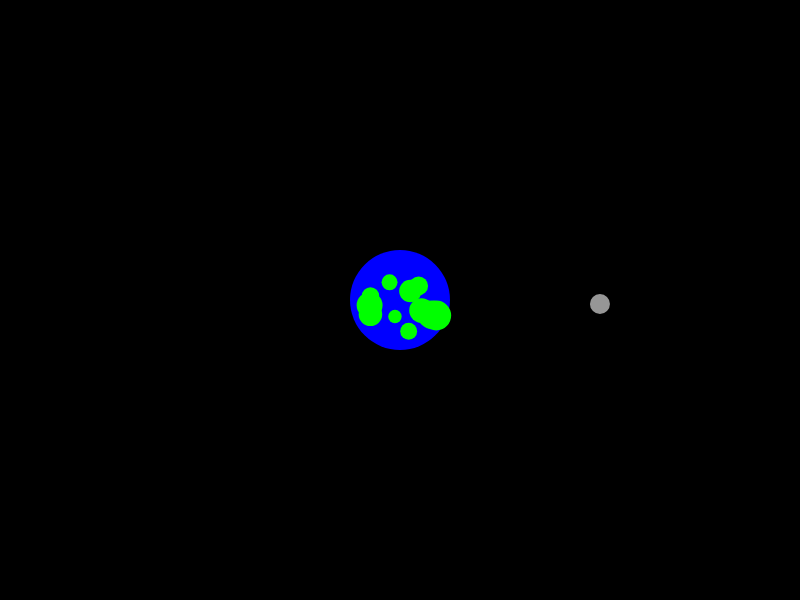
Frame 1 (no input)
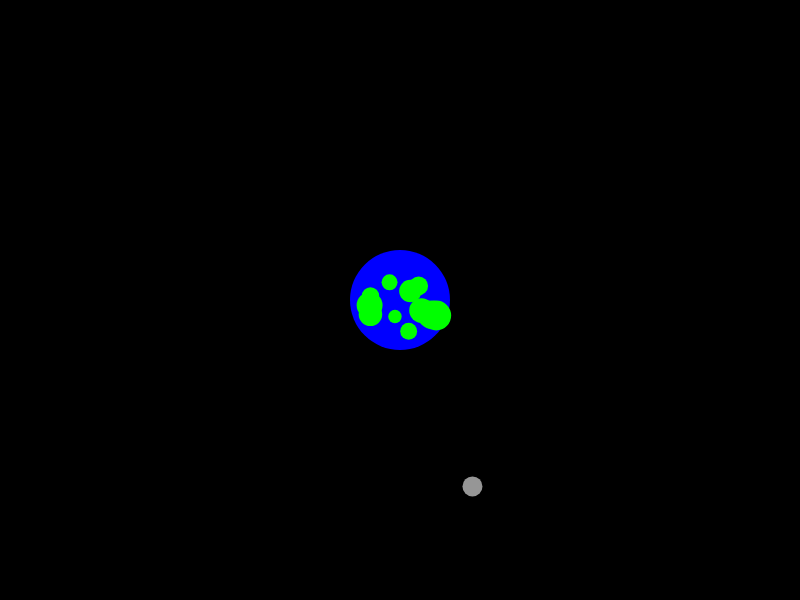
Frame 60 (no input)
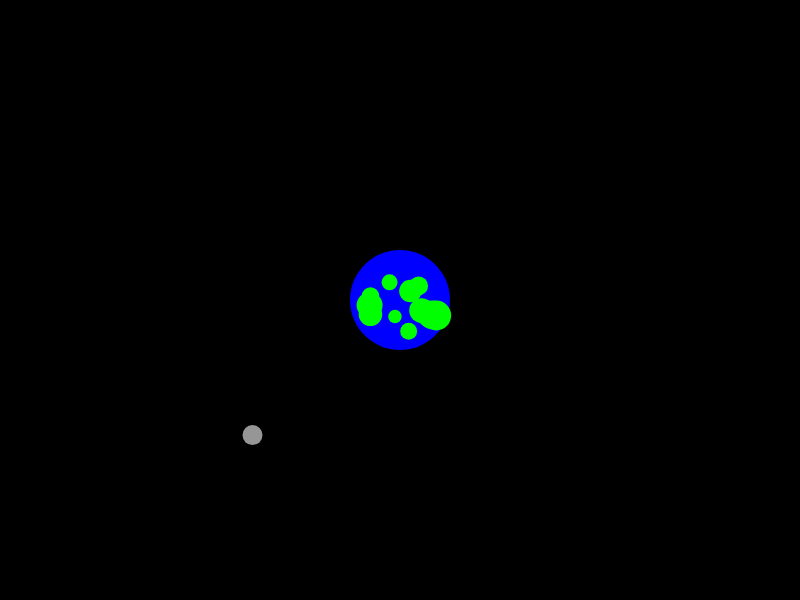
Frame 120 (the mouse pressed at the canvas centre since frame 60)

The p5.js sketch that drew these frames (run headless with seeded random() and noise() and a simulated clock; from frame 60 on, the mouse is pressed at the canvas centre):

// p5.js sketch
// ── sketch.js
let earth;
let moon;
let angle = 0;

function setup() {
  createCanvas(800, 600);
  // Create Earth and Moon objects
  earth = new Planet(width / 2, height / 2, 100, color(0, 0, 255), [color(0, 255, 0)]);
  moon = new Satellite(earth, 200, 20, color(150));
}

function draw() {
  background(0);
  // display Earth and Moon
  earth.display();
  moon.display();
}

// planet class for Earth
class Planet {
  constructor(x, y, diameter, color, spotColors) {
    this.x = x;
    this.y = y;
    this.diameter = diameter;
    this.color = color;
    this.spotColors = spotColors;
    this.spots = [];
    this.createSpots();
  }

  createSpots() {
    let numSpots = int(random(5, 15));
    for (let i = 0; i < numSpots; i++) {
      let angle = random(TWO_PI);
      let r = this.diameter / 2 * random(0.2, 0.8);
      let spotX = this.x + r * cos(angle);
      let spotY = this.y + r * sin(angle);
      this.spots.push({ x: spotX, y: spotY, diameter: random(10, 30), color: random(this.spotColors) });
    }
  }

  display() {
    fill(this.color);
    noStroke();
    ellipse(this.x, this.y, this.diameter, this.diameter);
    for (let spot of this.spots) {
      fill(spot.color);
      ellipse(spot.x, spot.y, spot.diameter, spot.diameter);
    }
  }
}

// satellite class for Moon
class Satellite {
  constructor(planet, orbitRadius, diameter, color) {
    this.planet = planet;
    this.orbitRadius = orbitRadius;
    this.diameter = diameter;
    this.color = color;
    this.angle = 0;
  }

  display() {
    this.angle += 0.02;
    let x = this.planet.x + this.orbitRadius * cos(this.angle);
    let y = this.planet.y + this.orbitRadius * sin(this.angle);
    fill(this.color);
    noStroke();
    ellipse(x, y, this.diameter, this.diameter);
  }
}
